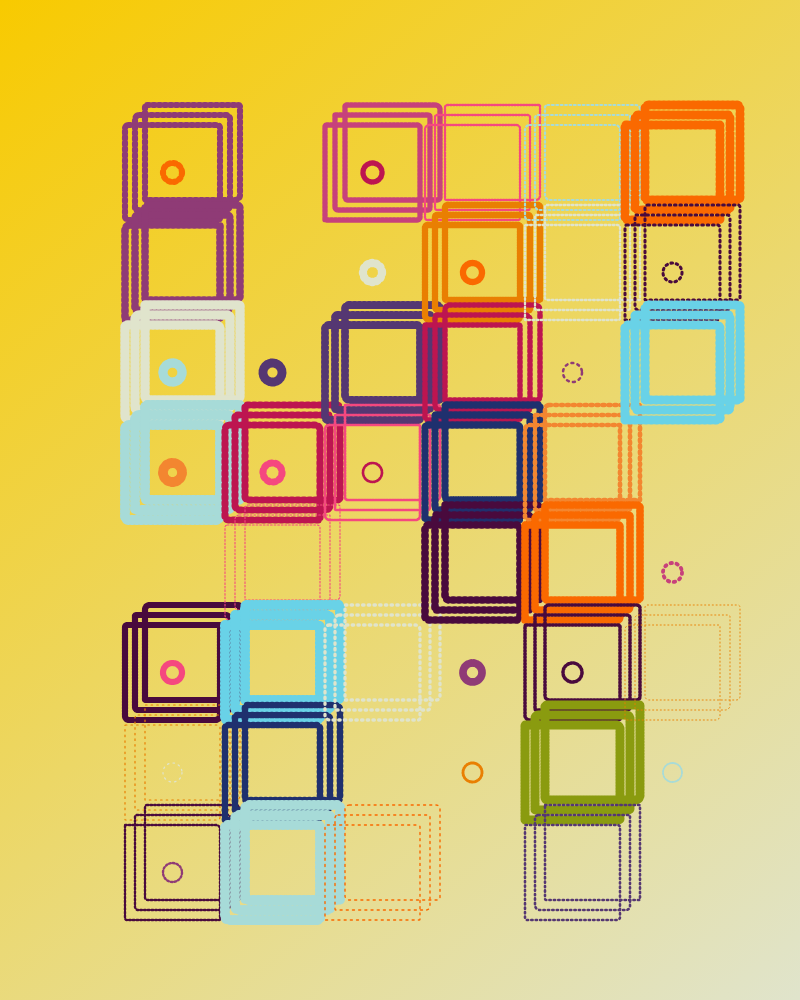
Frame 1 (no input)
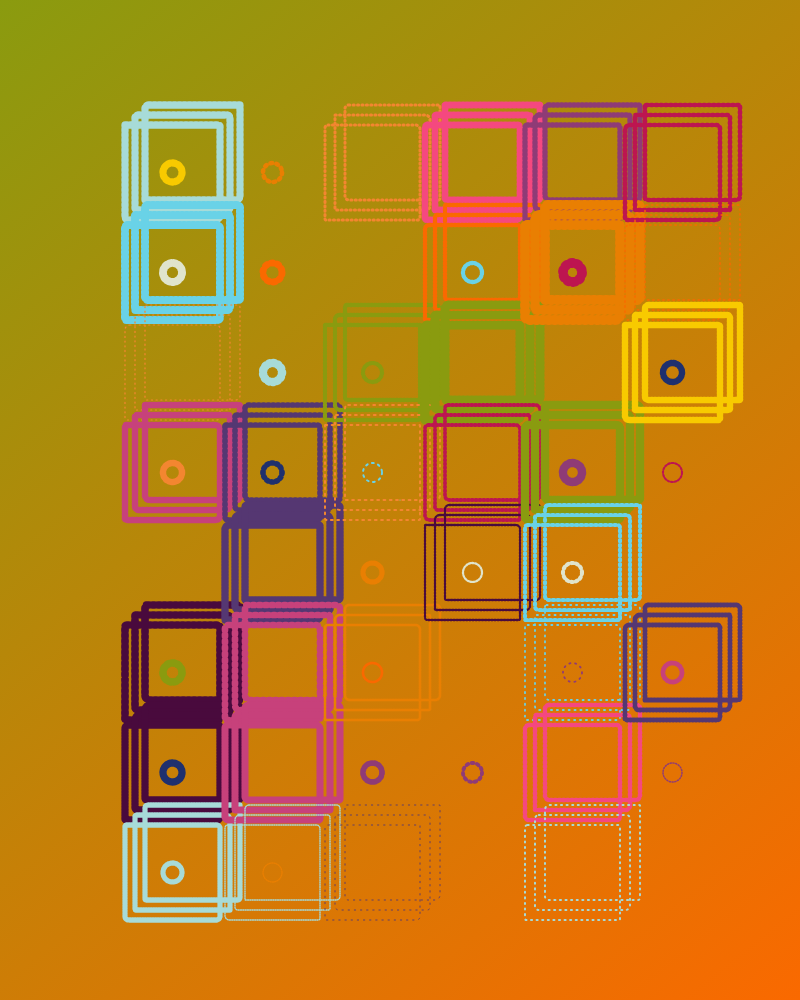
Frame 2 (the mouse pressed at the canvas centre, redrawn once)

The p5.js sketch that drew these frames (run headless with seeded random() and noise() and a simulated clock; the mouse was pressed at the canvas centre and the sketch redrawn once):

// p5.js sketch
// ── sketch.js
palette = ["#69d2e7", "#a7dbd8", "#e0e4cc", "#f38630", "#fa6900"];
//palette = ["#1f306e", "#553772", "#8f3b76", "#c7417b", "#f5487f"];
//palette = ["#490a3d", "#bd1550", "#e97f02", "#f8ca00", "#8a9b0f"];

palette = ["#69d2e7", "#a7dbd8", "#e0e4cc", "#f38630", "#fa6900","#490a3d", "#bd1550", "#e97f02", "#f8ca00", "#8a9b0f","#1f306e", "#553772", "#8f3b76", "#c7417b", "#f5487f"];
function setup() {
  w = min(windowWidth, windowHeight);
  factor = 0.8
  wx = w*0.8
  wy = w
  createCanvas(wx, wy);


  spc = 100;
  off = w / 8;

  //rectMode(CENTER)

  rects = [];
  count = 0;
  for (x = -wx / 2 + off; x < wx / 2 - off; x += spc) {
    row = [];
    count1 = 0;
    for (y = -wy / 2 + off; y < wy / 2 - off; y += spc) {
      row.push(new makeCell(x, y, spc - 5));
      count1++;
    }
    rects.push(row);
    count++;
  }
}

function makeCell(x, y, s) {
  this.x = x;
  this.y = y;
  this.s = s;

  this.rand = random();
  this.circ = random();
  this.smolCircs = [
    random([0, 1]),
    random([0, 1]),
    random([0, 1]),
    random([0, 1]),
  ];
  this.lines = [random(), random(), random(), random()];

  this.display = function () {
    push();
    noFill();
    stroke(0);
   

    stroke(random(palette));
    drawingContext.setLineDash([random(1, 2), random(1, 5)]);
    strokeWeight(random(0.8, 10));
    if (this.rand > 0.3) {
      
      rect(x, y, s, s, random(5), random(5), random(5), random(5));
      rect(x + 10, y - 10, s, s, random(5), random(5), random(5), random(5));
            rect(x + 20, y - 20, s, s, random(5), random(5), random(5), random(5));


   
    }

    stroke(random(palette));
    
    this.circ = random();


 

    stroke(random(palette));
    if (random() > 0.5) {
      ellipse(this.x + this.s / 2, this.y + this.s / 2, this.s / 5);
    }
    
    s = this.s
   



    pop();
  };
}

function bkgroundGrad(){
  var ctx = canvas.getContext('2d');
  var gradient = ctx.createLinearGradient(0, 0,wx,wy);

  // Add three color stops
  gradient.addColorStop(0, color(random(palette)));
  gradient.addColorStop(1, color(random(palette)));

  // Set the fill style and draw a rectangle
  ctx.fillStyle = gradient;

  ctx.fillRect(-10,-10,wx+10,wy+10);
  ctx.fill()
}

rez = 1;
function draw() {
  
  bkgroundGrad();
translate(wx / 2, wy / 2);
  point(0, 0);

  noFill();
  stroke(random(palette));

  t = frameCount / 50;
  for (x = 0; x < count; x++) {
    for (y = 0; y < count1; y++) {
      rects[x][y].display();
    }
  }
  noLoop();
}
